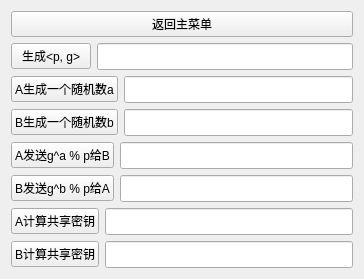
<?xml version="1.0" encoding="UTF-8"?>
<ui version="4.0">
 <class>DH_UI</class>
 <widget class="QWidget" name="DH_UI">
  <property name="geometry">
   <rect>
    <x>0</x>
    <y>0</y>
    <width>364</width>
    <height>264</height>
   </rect>
  </property>
  <property name="windowTitle">
   <string>Form</string>
  </property>
  <layout class="QVBoxLayout" name="verticalLayout">
   <item>
    <widget class="QPushButton" name="back_button">
     <property name="sizePolicy">
      <sizepolicy hsizetype="Expanding" vsizetype="Fixed">
       <horstretch>0</horstretch>
       <verstretch>0</verstretch>
      </sizepolicy>
     </property>
     <property name="text">
      <string>返回主菜单</string>
     </property>
    </widget>
   </item>
   <item>
    <layout class="QHBoxLayout" name="generate_PG_layout">
     <item>
      <widget class="QPushButton" name="generate_PG_button">
       <property name="baseSize">
        <size>
         <width>0</width>
         <height>0</height>
        </size>
       </property>
       <property name="text">
        <string>生成&lt;p, g&gt;</string>
       </property>
      </widget>
     </item>
     <item>
      <widget class="QLineEdit" name="generate_PG_lineEdit">
       <property name="font">
        <font>
         <pointsize>12</pointsize>
        </font>
       </property>
      </widget>
     </item>
    </layout>
   </item>
   <item>
    <layout class="QHBoxLayout" name="generate_Akey_layout">
     <item>
      <widget class="QPushButton" name="generate_Akey_button">
       <property name="text">
        <string>A生成一个随机数a</string>
       </property>
      </widget>
     </item>
     <item>
      <widget class="QLineEdit" name="generate_Akey_lineEdit">
       <property name="font">
        <font>
         <pointsize>12</pointsize>
        </font>
       </property>
      </widget>
     </item>
    </layout>
   </item>
   <item>
    <layout class="QHBoxLayout" name="generate_Bkey_layout">
     <item>
      <widget class="QPushButton" name="generate_Bkey_button">
       <property name="text">
        <string>B生成一个随机数b</string>
       </property>
      </widget>
     </item>
     <item>
      <widget class="QLineEdit" name="generate_Bkey_lineEdit">
       <property name="font">
        <font>
         <pointsize>12</pointsize>
        </font>
       </property>
      </widget>
     </item>
    </layout>
   </item>
   <item>
    <layout class="QHBoxLayout" name="send_ga_layout">
     <item>
      <widget class="QPushButton" name="send_ga_button">
       <property name="text">
        <string>A发送g^a % p给B</string>
       </property>
      </widget>
     </item>
     <item>
      <widget class="QLineEdit" name="send_ga_lineEdit">
       <property name="font">
        <font>
         <pointsize>12</pointsize>
        </font>
       </property>
      </widget>
     </item>
    </layout>
   </item>
   <item>
    <layout class="QHBoxLayout" name="send_gb_layout">
     <item>
      <widget class="QPushButton" name="send_gb_button">
       <property name="text">
        <string>B发送g^b % p给A</string>
       </property>
      </widget>
     </item>
     <item>
      <widget class="QLineEdit" name="send_gb_lineEdit">
       <property name="font">
        <font>
         <pointsize>12</pointsize>
        </font>
       </property>
      </widget>
     </item>
    </layout>
   </item>
   <item>
    <layout class="QHBoxLayout" name="cal_A_share_key_layout">
     <item>
      <widget class="QPushButton" name="cal_A_share_key_button">
       <property name="text">
        <string>A计算共享密钥</string>
       </property>
      </widget>
     </item>
     <item>
      <widget class="QLineEdit" name="cal_A_share_key_lineEdit">
       <property name="font">
        <font>
         <pointsize>12</pointsize>
        </font>
       </property>
      </widget>
     </item>
    </layout>
   </item>
   <item>
    <layout class="QHBoxLayout" name="cal_B_share_key_layout">
     <item>
      <widget class="QPushButton" name="cal_B_share_key_button">
       <property name="text">
        <string>B计算共享密钥</string>
       </property>
      </widget>
     </item>
     <item>
      <widget class="QLineEdit" name="cal_B_share_key_lineEdit">
       <property name="font">
        <font>
         <pointsize>12</pointsize>
        </font>
       </property>
      </widget>
     </item>
    </layout>
   </item>
  </layout>
 </widget>
 <resources/>
 <connections/>
</ui>
